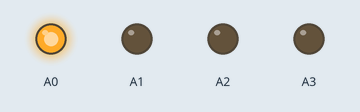
This sketch was run on a simulated Arduino Uno, built with avr-gcc and run on an emulated ATmega328P. Shown: output pins drawn as LEDs (lit = HIGH).

Above: at 0.1 s.
At 2.4 s:
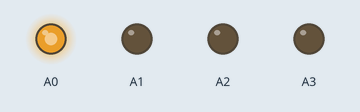
At 3.0 s:
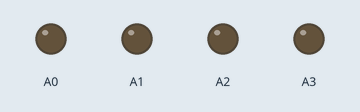
Timing chart, 0 to 4.5 s (numbered marks = the images above):
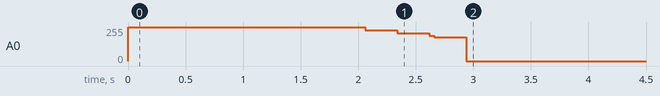

Measured:
- by itself, A0: 255/255 → 229/255 at 2.1 s, → 207/255 0.28 s later, → 179/255 0.28 s later, → 0/255 0.32 s later

The sketch:

robot.ino
```cpp
struct Direction {
  Direction(const int pin)
    : pin(pin) {
    pinMode(pin, OUTPUT);
    off();
  }

  void on() {
    digitalWrite(pin, 1);
  }

  void off() {
    digitalWrite(pin, 0);
  }

private:
  const int pin;

  Direction& operator=(Direction&) = delete;
  // Direction(Direction&) = delete;
};

constexpr int FORWARD = A3;
constexpr int LEFT = A2;
constexpr int RIGHT = A1;
constexpr int REVERSE = A0;

struct Ctrl {
  Ctrl(const int pinForward, const int pinLeft, const int pinRight, const int pinReverse)
    : forward(Direction{ pinForward }), left(Direction{ pinLeft }), right(Direction{ pinRight }), reverse(Direction{ pinReverse }) {
  }

  void up(const unsigned sec) {
    move(forward, sec);
  }

  void down(const unsigned sec) {
    move(reverse, sec);
    revDown(reverse, 9, 7);
  }

  void turnLeft(const unsigned sec) {
    move(left, sec);
  }

  void turnRight(const unsigned sec) {
    move(right, sec);
  }

  void test() {
    down(2);
  }

private:
  Direction forward;
  Direction left;
  Direction right;
  Direction reverse;

  static constexpr unsigned MAX_PWM = 10;

  void move(const Direction& dir, const unsigned sec) {
    dir.on();
    delay_sec(sec);
    dir.off();
  }

  void revDown(const Direction& dir, const unsigned start, const unsigned stop) {

    if (start < stop) return;
    if (start > MAX_PWM) return;

    for (int i = start; i >= stop; i--) {
      pwm(dir, i);
      pwm(dir, i);
      pwm(dir, i);
    }
  }

  void pwm(const Direction& dir, const unsigned val) {
    const unsigned onVal = (val > MAX_PWM) ? MAX_PWM : val;
    const unsigned offVal = MAX_PWM - onVal;
    for (unsigned i = 0; i < MAX_PWM; i++) {
      dir.on();
      delay(onVal);
      dir.off();
      delay(offVal);
    }
  }

  void delay_sec(unsigned sec) {
    constexpr unsigned ONE_SEC = 1000;
    delay(sec * ONE_SEC);
  }
};

Ctrl ctrl{ FORWARD, LEFT, RIGHT, REVERSE };

void setup() {
  // put your setup code here, to run once:
  ctrl.test();
}


void loop() {
  // put your main code here, to run repeatedly:
}
```
